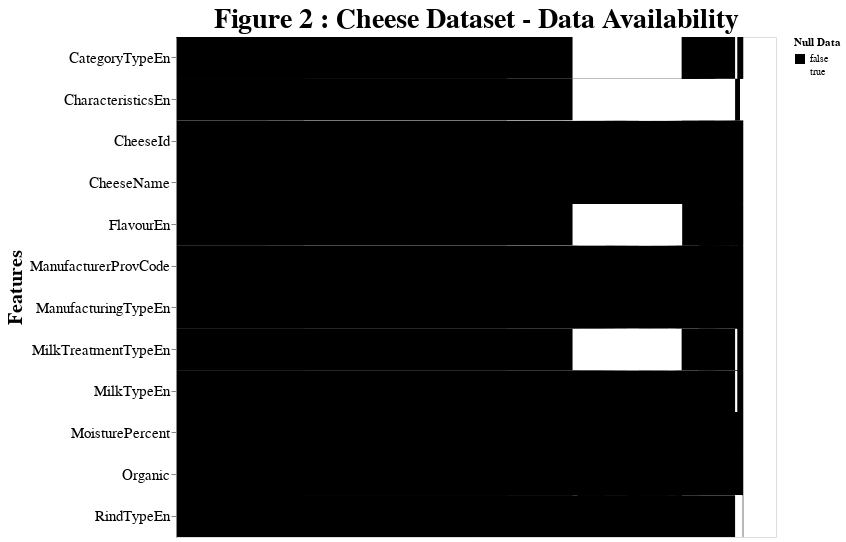

The code cell stored with this chart in its notebook:
### Code cell
sparsity_plot = alt.Chart(
        heatmap_df,
        title = alt.TitleParams(f'Figure {fig_number} : Cheese Dataset - Data Availability', fontSize = 27.5)
).mark_rect().encode(
    x = alt.X(
        'Index:Q', title = '', axis = None
    ),
    y = alt.Y('Columns:N', title = 'Features'), 
    tooltip = [alt.Tooltip('Index:Q', title = 'Index')],
    color = alt.Color(
        'IsNull:O', 
        scale = alt.Scale(                
            domain = [False, True], 
            range = ['#000000', '#FFFFFF']
        ), 
        legend = alt.Legend(title = 'Null Data')
    ), 
).properties(
    height = 500, width = 600,
).configure_axis(labelFontSize = 15, titleFontSize = 20)

display(sparsity_plot)

fig_number += 1

### Figure 1 — Vega-Lite specification as saved in the notebook (floating-point values rounded to 4 significant figures; data arrays with more than 128 entries replaced by an {"elided": "..."} marker saying what was removed)
{"config": {"view": {"continuousWidth": 400, "continuousHeight": 300}, "axis": {"labelFontSize": 15, "titleFontSize": 20}}, "data": {"name": "data-b5f49596d801d0751d03f7c89df537c6"}, "mark": "rect", "encoding": {"color": {"type": "ordinal", "field": "IsNull", "legend": {"title": "Null Data"}, "scale": {"domain": [false, true], "range": ["#000000", "#FFFFFF"]}}, "tooltip": [{"type": "quantitative", "field": "Index", "title": "Index"}], "x": {"type": "quantitative", "axis": null, "field": "Index", "title": ""}, "y": {"type": "nominal", "field": "Columns", "title": "Features"}}, "height": 500, "title": {"text": "Figure 2 : Cheese Dataset - Data Availability", "fontSize": 27.5}, "width": 600, "$schema": "https://vega.github.io/schema/vega-lite/v4.8.1.json", "datasets": {"data-b5f49596d801d0751d03f7c89df537c6": {"elided": "9996 records"}}}
